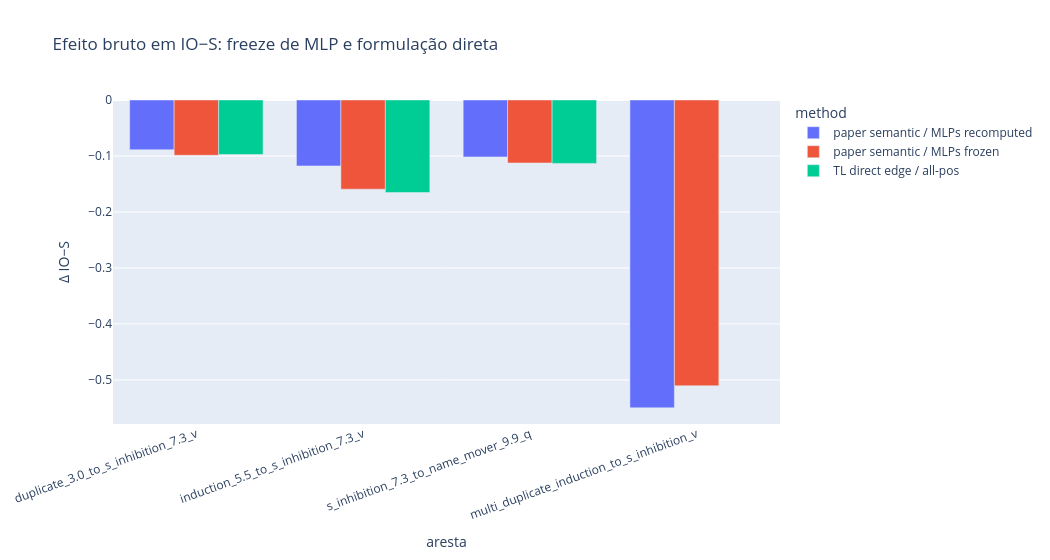

Here is the notebook cell this chart was saved with:
### Markdown cell above
## Diagnóstico moderno `get_act_patch_direct_path`

A comparação usa a mesma métrica bruta IO−S nos métodos e salva os endpoints separadamente. Não misturamos recuperação normalizada com diferença de logits.

O helper do TransformerLens 4.3 também isola uma aresta direta: soma o write `z @ W_O` novo−original somente no fork pré-Q/K/V do receiver, enquanto **outros leitores** continuam vendo o write original. As diferenças principais são que ele aplica essa intervenção em **todas as posições** e usa a formulação direta moderna, enquanto `paper_path_patch` reproduz os quatro passes históricos em posições semânticas individuais. O helper moderno é mostrado apenas nas três arestas singleton; a intervenção `multi_` não cabe em sua API de um sender por sweep.

### Code cell
sender_hook_names = sorted({
    f"blocks.{sender.layer}.attn.hook_z"
    for endpoints in interventions.values()
    for sender in endpoints["senders"]
})
_, abc_z_cache = model.run_with_cache(abc_tokens, names_filter=sender_hook_names)
_, ioi_z_cache = model.run_with_cache(ioi_tokens, names_filter=sender_hook_names)

modern_direct = {}
for name, endpoints in interventions.items():
    senders = endpoints["senders"]
    receivers = endpoints["receivers"]
    if len(senders) != 1 or len(receivers) != 1:
        continue
    sender = senders[0]
    receiver = receivers[0]
    matrix = tl_patching.get_act_patch_direct_path(
        model=model,
        corrupted_tokens=ioi_tokens,
        clean_cache=abc_z_cache,
        corrupted_cache=ioi_z_cache,
        patching_metric=metric,
        src_layer=sender.layer,
        src_head=sender.head,
        component=receiver.component.value,
        verbose=False,
    )
    patched = matrix[receiver.layer, receiver.head]
    baseline_value = historical["freeze_mlps_false"][name]["baseline"]
    baseline = torch.tensor(baseline_value, device=patched.device)
    modern_direct[name] = {
        "baseline": baseline.item(),
        "patched": patched.item(),
        "effect": (patched - baseline).item(),
        "position_scope": "all_positions",
        "other_readers": "original source write",
    }
    print(
        f"{name}: {baseline.item():+.4f} → {patched.item():+.4f} "
        f"(Δ={patched.item() - baseline.item():+.4f}; all-pos)"
    )

plot_rows = []
for name in interventions:
    plot_rows.extend([
        {
            "edge": name,
            "method": "paper semantic / MLPs recomputed",
            "effect": historical["freeze_mlps_false"][name]["effect"],
        },
        {
            "edge": name,
            "method": "paper semantic / MLPs frozen",
            "effect": historical["freeze_mlps_true"][name]["effect"],
        },
    ])
    if name in modern_direct:
        plot_rows.append({
            "edge": name,
            "method": "TL direct edge / all-pos",
            "effect": modern_direct[name]["effect"],
        })
fig = px.bar(
    plot_rows,
    x="edge",
    y="effect",
    color="method",
    barmode="group",
    title="Efeito bruto em IO−S: freeze de MLP e formulação direta",
    labels={"effect": "Δ IO−S", "edge": "aresta"},
)
fig.update_layout(width=1050, height=560, xaxis_tickangle=-20)
fig.show()

### Figure 1 — Plotly figure (JSON) as saved in the notebook; plotly's stock layout.template omitted (floating-point values rounded to 4 significant figures)
{"data": [{"alignmentgroup": "True", "hovertemplate": "method=paper semantic / MLPs recomputed<br>aresta=%{x}<br>Δ IO−S=%{y}<extra></extra>", "legendgroup": "paper semantic / MLPs recomputed", "marker": {"color": "#636efa", "pattern": {"shape": ""}}, "name": "paper semantic / MLPs recomputed", "offsetgroup": "paper semantic / MLPs recomputed", "orientation": "v", "showlegend": true, "textposition": "auto", "type": "bar", "x": ["duplicate_3.0_to_s_inhibition_7.3_v", "induction_5.5_to_s_inhibition_7.3_v", "s_inhibition_7.3_to_name_mover_9.9_q", "multi_duplicate_induction_to_s_inhibition_v"], "xaxis": "x", "y": [-0.08886, -0.1178, -0.1017, -0.5498], "yaxis": "y"}, {"alignmentgroup": "True", "hovertemplate": "method=paper semantic / MLPs frozen<br>aresta=%{x}<br>Δ IO−S=%{y}<extra></extra>", "legendgroup": "paper semantic / MLPs frozen", "marker": {"color": "#EF553B", "pattern": {"shape": ""}}, "name": "paper semantic / MLPs frozen", "offsetgroup": "paper semantic / MLPs frozen", "orientation": "v", "showlegend": true, "textposition": "auto", "type": "bar", "x": ["duplicate_3.0_to_s_inhibition_7.3_v", "induction_5.5_to_s_inhibition_7.3_v", "s_inhibition_7.3_to_name_mover_9.9_q", "multi_duplicate_induction_to_s_inhibition_v"], "xaxis": "x", "y": [-0.09871, -0.1593, -0.1126, -0.5105], "yaxis": "y"}, {"alignmentgroup": "True", "hovertemplate": "method=TL direct edge / all-pos<br>aresta=%{x}<br>Δ IO−S=%{y}<extra></extra>", "legendgroup": "TL direct edge / all-pos", "marker": {"color": "#00cc96", "pattern": {"shape": ""}}, "name": "TL direct edge / all-pos", "offsetgroup": "TL direct edge / all-pos", "orientation": "v", "showlegend": true, "textposition": "auto", "type": "bar", "x": ["duplicate_3.0_to_s_inhibition_7.3_v", "induction_5.5_to_s_inhibition_7.3_v", "s_inhibition_7.3_to_name_mover_9.9_q"], "xaxis": "x", "y": [-0.09732, -0.1652, -0.1132], "yaxis": "y"}], "layout": {"barmode": "group", "height": 560, "legend": {"title": {"text": "method"}, "tracegroupgap": 0}, "title": {"text": "Efeito bruto em IO−S: freeze de MLP e formulação direta"}, "width": 1050, "xaxis": {"anchor": "y", "domain": [0.0, 1.0], "tickangle": -20, "title": {"text": "aresta"}}, "yaxis": {"anchor": "x", "domain": [0.0, 1.0], "title": {"text": "Δ IO−S"}}}}
